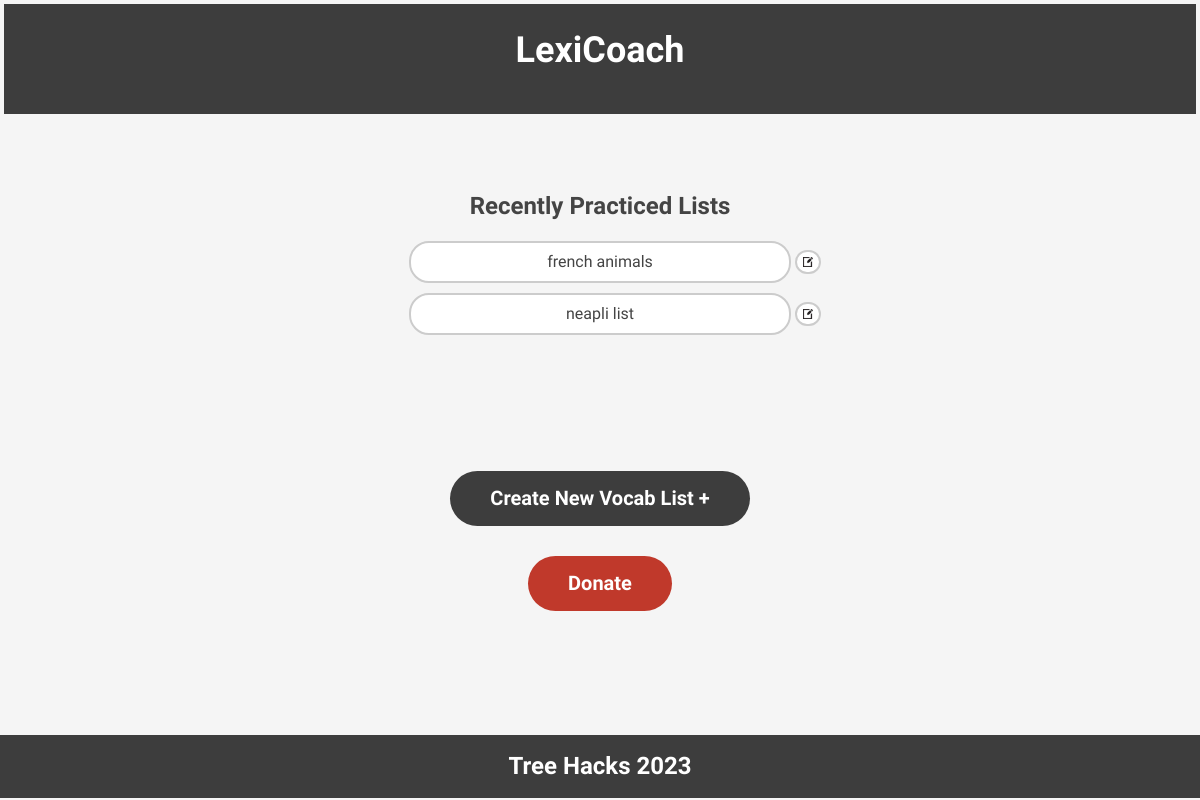
/, run on an earlier commit of the app's database.
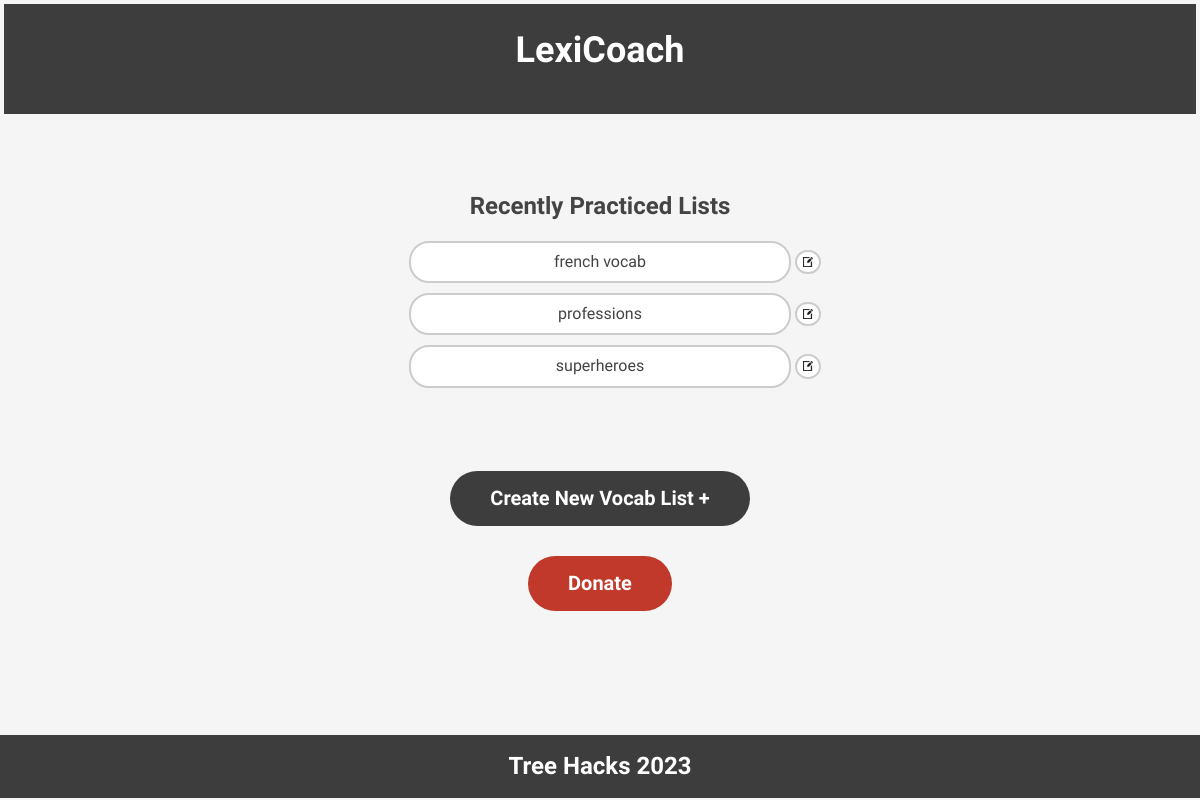
And on a later commit of the database.
### dbops.py (models this page shows)
class VocabList(db.Model):
    name = db.Column(db.String, unique=True, nullable=False, primary_key=True)
    language = db.Column(db.String, nullable=False)
    vocab = db.Column(db.UnicodeText, nullable=False)

### dbops.py (the view)
@app.route('/')
def home():
    all_lists = db.session.execute(db.select(VocabList.name)).scalars()
    return render_template('home.html',names=all_lists)

### templates/home.html (shortened to what this page needs)
<!DOCTYPE html>
<html>
<head>
	<link rel="stylesheet" href="https://cdnjs.cloudflare.com/ajax/libs/normalize/8.0.1/normalize.min.css" />
	<link rel="stylesheet" href="{{ url_for('static', filename='style.css') }}">
</head>
<body>
	<div class="container">
		<button class="home-button" onclick="goToHome()"><h1 class="title">LexiCoach</h1></button>
		<div class="recently-practiced items-center text-center ">
			<h2 class="section-title ">Recently Practiced Lists</h2>
			<div class="scroll-box">
			{% for i in names %}
				<div class = "button-ctr">
					<button class="recent-btn" onclick="startPractice(this)">{{i}}</button>
					<button class = "edit-btn" toedit = "{{i}}" onclick="startEdit(this)"><img class = "icn" src="/static/edit_icon.png"/></button>
				</div>
		        {% endfor %}
			</div>
		</div>
		<button class="create-btn" onclick="goToVocabListWindow()">Create New Vocab List +</button>
		<button class="donate-btn" onclick="goToDonatePage()">Donate</button>
	</div>
	<button class="footer-button"><h1>Tree Hacks 2023</h1></button>
</body>
</html>

### static/style.css (style rules this page uses)
body { background-color: #f5f5f5; font-family: 'Nunito Sans', sans-serif; font-size: 16px; color: #444; }
.container { max-width:100%; margin: 0 auto; padding: 4px 4px; max-height: 100%; }
.title { font-size: 36px; font-weight: 700; margin-bottom: 40px; text-align: center; }
.section-title { font-size: 24px; font-weight: 700; margin-bottom: 20px; text-align: center; padding-top: 5%; }
.scroll-box { overflow-y: scroll; white-space: nowrap; margin-bottom: 30px; height: 200px; width: 80%; margin-left: auto; margin-right: auto; }
.recent-btn { display: block; background-color: #fff; border: 2px solid #ccc; margin-left: 30%; color: #444; padding: 10px 20px; margin-bottom: 10px; border-radius: 20px; font-size: 16px; cursor: pointer; width: 40%; display: inline-block; }
.icn { height: 100%; width: 100%; max-width: 10px; }
.edit-btn { border: 2px solid #ccc; background-color: #fff; border-radius: 20px; display: inline-block; cursor: pointer; }
.button-ctr { white-space: nowrap; }
.create-btn { display: block; background-color: #3d3d3d; color: #fff; padding: 16px 40px; border-radius: 30px; font-size: 20px; font-weight: 600; margin: 0 auto 30px; border: none; cursor: pointer; }
.home-button { display: block; background-color: #3d3d3d; color: #fff; padding: 2px 4px; border-radius: 0px; font-size: 16px; font-weight: 600; margin: 0 auto 0px; border: none; cursor: pointer; text-align: center; place-items: center; width: 100%; }
.footer-button { display: block; background-color: #3d3d3d; color: #fff; padding: 2px 4px; border-radius: 0px; font-size: 12px; font-weight: 600; margin: 0 auto 0px; margin-top: 10%; border: none; cursor: pointer; text-align: center; place-items: center; width: 100%; }
.donate-btn { display: block; background-color: #c0392b; color: #fff; padding: 16px 40px; border-radius: 30px; font-size: 20px; font-weight: 600; margin: 0 auto; border: none; cursor: pointer; }

What changed in the data, as far as the page shows it:
removed VocabList: name "french animals"
removed VocabList: name "neapli list"
added VocabList: name "french vocab"
added VocabList: name "professions"
added VocabList: name "superheroes"
